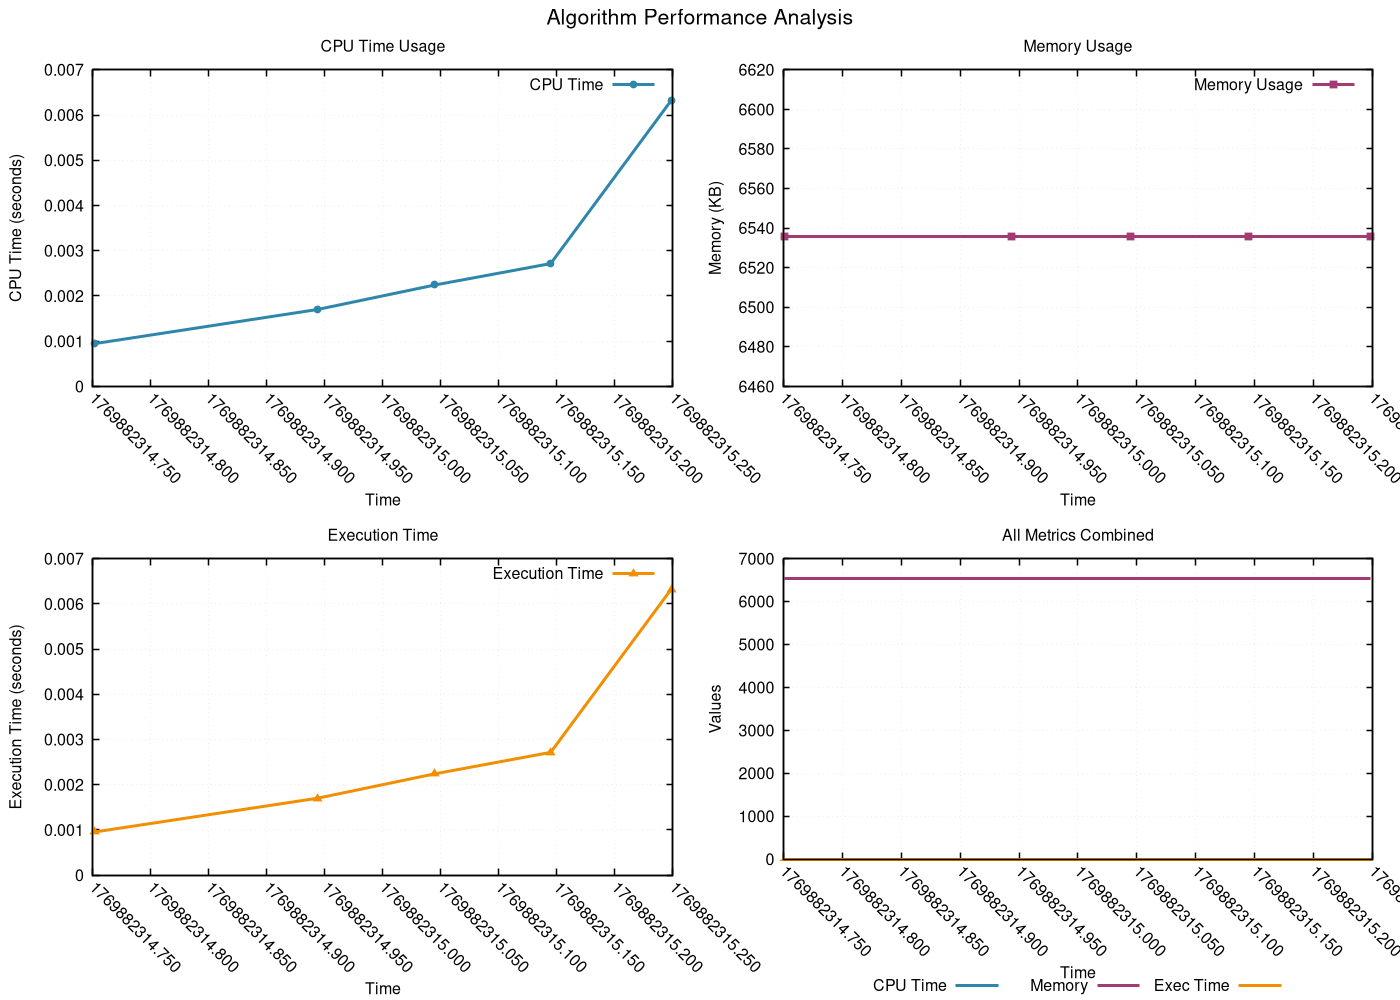

Here is the gnuplot script that generated this plot:
# GNUplot script for resource monitoring
set terminal pngcairo enhanced font 'Helvetica,12' size 1400,1000
set output 'png/merge_sort_20260131_225833.png'

set multiplot layout 2,2 title 'Algorithm Performance Analysis' font 'Helvetica,16'
set style line 1 lc rgb '#2E86AB' lt 1 lw 3 pt 7 ps 0.8
set style line 2 lc rgb '#A23B72' lt 1 lw 3 pt 5 ps 0.8
set style line 3 lc rgb '#F18F01' lt 1 lw 3 pt 9 ps 0.8
set style line 4 lc rgb '#F19C79' lt 1 lw 3 pt 11 ps 0.8
set style line 5 lc rgb '#0ABB9F' lt 1 lw 3 pt 13 ps 0.8

set format x "%.3f"
set xtics rotate by -45
set autoscale x

set title 'CPU Time Usage'
set xlabel 'Time'
set ylabel 'CPU Time (seconds)'
set grid linestyle 1 lc rgb '#D3D3D3' lt 0 lw 1
set border linewidth 1.5
plot 'png/merge_sort_20260131_225833.dat' using 1:2 with linespoints ls 1 title 'CPU Time'
set title 'Memory Usage'
set xlabel 'Time'
set ylabel 'Memory (KB)'
set grid linestyle 1 lc rgb '#D3D3D3' lt 0 lw 1
set border linewidth 1.5
plot 'png/merge_sort_20260131_225833.dat' using 1:3 with linespoints ls 2 title 'Memory Usage'
set title 'Execution Time'
set xlabel 'Time'
set ylabel 'Execution Time (seconds)'
set grid linestyle 1 lc rgb '#D3D3D3' lt 0 lw 1
set border linewidth 1.5
plot 'png/merge_sort_20260131_225833.dat' using 1:4 with linespoints ls 3 title 'Execution Time'
set title 'All Metrics Combined'
set xlabel 'Time'
set ylabel 'Values'
set grid linestyle 1 lc rgb '#D3D3D3' lt 0 lw 1
set border linewidth 1.5
set key outside center bottom horizontal
plot 'png/merge_sort_20260131_225833.dat' using 1:2 with lines ls 1 title 'CPU Time', \
     'png/merge_sort_20260131_225833.dat' using 1:3 with lines ls 2 title 'Memory', \
     'png/merge_sort_20260131_225833.dat' using 1:4 with lines ls 3 title 'Exec Time'
unset multiplot
